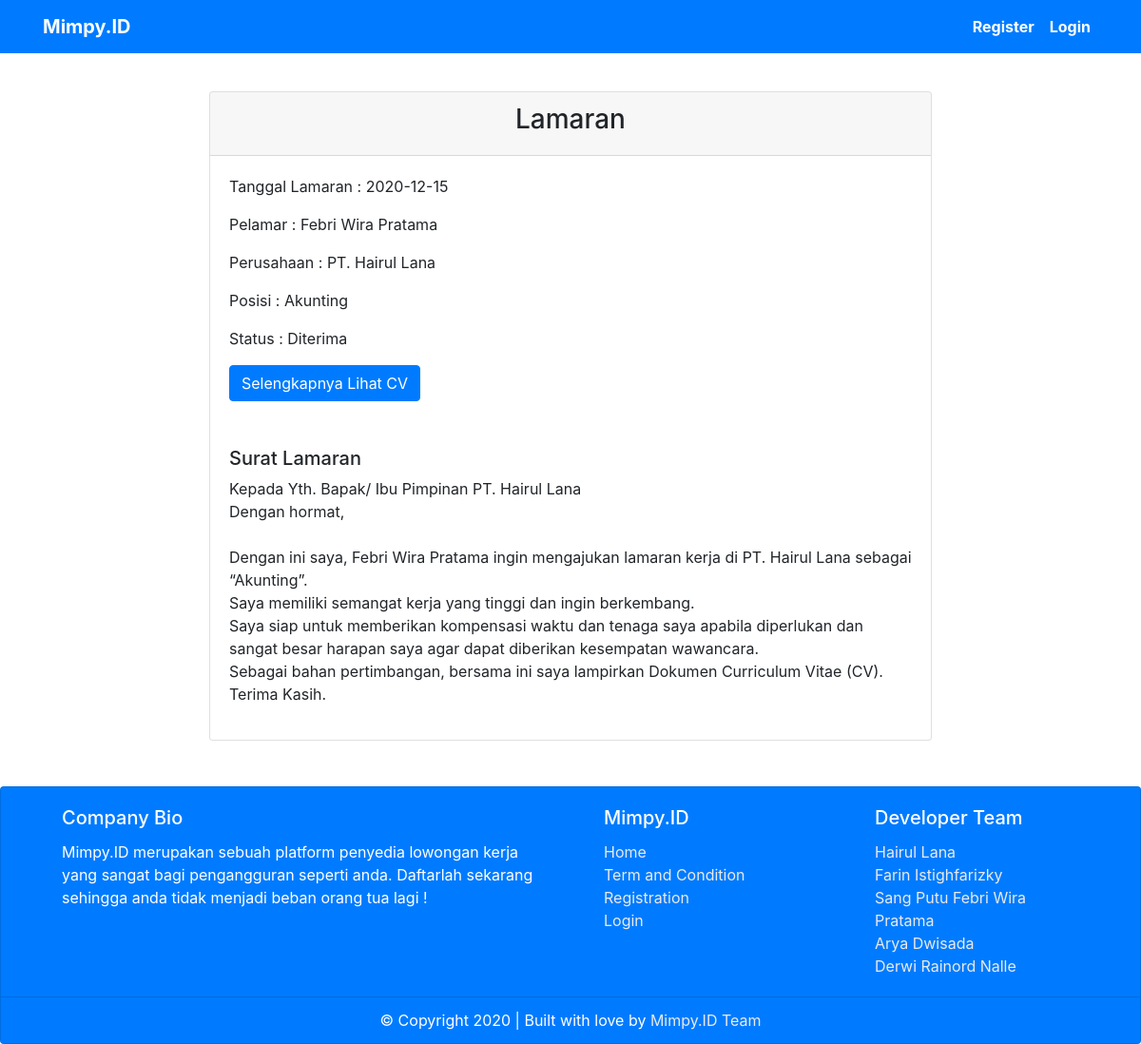
Page /lamaran.php?id=6 on the earlier database version.
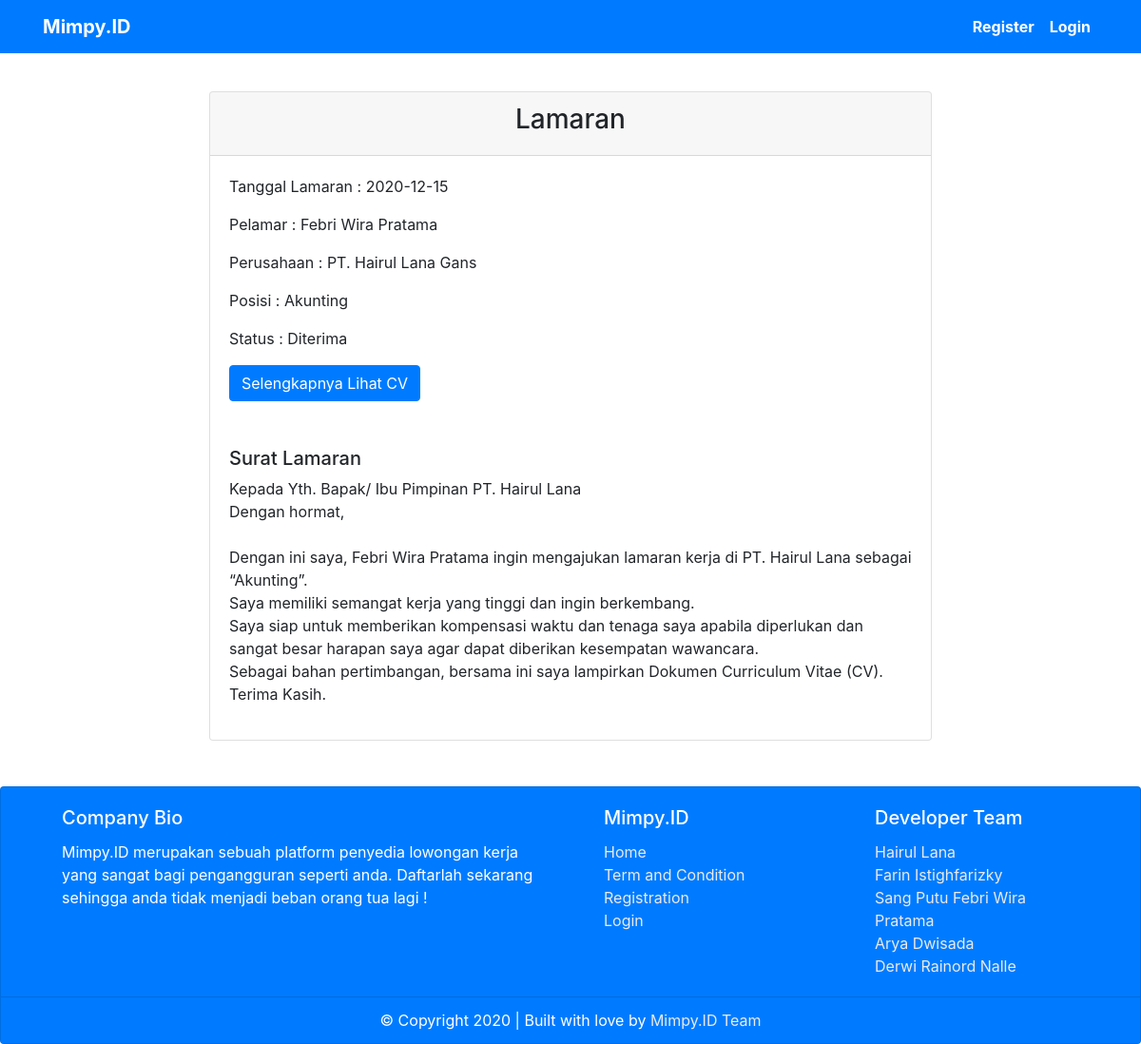
Same page on the later database version.
### tables this page shows
CREATE TABLE `lamaran` (
  `id` int(11) NOT NULL,
  `idPelamar` int(11) NOT NULL,
  `idLoker` int(11) NOT NULL,
  `tanggal` date NOT NULL,
  `gaji` int(11) NOT NULL,
  `suratLamaran` text NOT NULL,
  `status` varchar(25) NOT NULL,
  `konfirmasi` tinyint(1) NOT NULL,
  `pesanPerusahaan` text NOT NULL
);

CREATE TABLE `perusahaan` (
  `id` int(11) NOT NULL,
  `nama` varchar(50) NOT NULL,
  `email` varchar(50) NOT NULL,
  `telp` varchar(20) NOT NULL,
  `kota` varchar(30) NOT NULL,
  `alamat` varchar(100) NOT NULL,
  `deskripsi` varchar(512) NOT NULL,
  `foto` text NOT NULL,
  `password` varchar(255) NOT NULL
);

CREATE TABLE `pelamar` (
  `id` int(11) NOT NULL,
  `nama` varchar(50) NOT NULL,
  `email` varchar(50) NOT NULL,
  `telp` varchar(20) NOT NULL,
  `gender` varchar(10) NOT NULL,
  `alamat` varchar(100) NOT NULL,
  `foto` text NOT NULL,
  `cv` text NOT NULL,
  `password` varchar(255) NOT NULL
);

CREATE TABLE `loker` (
  `id` int(11) NOT NULL,
  `idPerusahaan` int(11) NOT NULL,
  `posisi` varchar(30) NOT NULL,
  `lulusan` varchar(50) NOT NULL,
  `jobdesk` varchar(100) NOT NULL,
  `keterangan` varchar(256) NOT NULL,
  `status` varchar(11) NOT NULL
);

### lamaran.php (the view, shortened to what this page needs)
<?php
require "db.php";
$id = $_GET["id"];
$lamaran = mysqli_query($db, "SELECT lamaran.suratLamaran as suratLamaran, pelamar.id as idPelamar, pelamar.nama as namaPelamar, lamaran.status as status, lamaran.tanggal as tanggal, lamaran.id as idLamaran, perusahaan.nama as namaPerusahaan, loker.posisi as posisi from lamaran inner join loker on loker.id = lamaran.idLoker inner join perusahaan on perusahaan.id = loker.idPerusahaan inner join pelamar on lamaran.idPelamar = pelamar.id where lamaran.id = $id");
$lamaran = mysqli_fetch_assoc($lamaran);
$idPelamar = $lamaran["idPelamar"];
$pelamar = mysqli_fetch_assoc(mysqli_query($db, "SELECT * from pelamar where id = $idPelamar"));
?>
<!DOCTYPE html>
<html lang="en">
<head>
    <?php require "headtags.php" ?>
</head>
<body>
    <?php require "navbar.php" ?>
    <div class="row">
        <div class="col-md-8 offset-md-2">
            <div class="container mt-5 ">
                <div class="card">
                    <div class="card-header text-center">
                        <h3>Lamaran</h3>
                    </div>
                    <div class="card-body">
                        <p>Tanggal Lamaran : <?= $lamaran["tanggal"] ?></p>
                        <p>Pelamar : <?= $lamaran["namaPelamar"] ?></p>
                        <p>Perusahaan : <?= $lamaran["namaPerusahaan"] ?></p>
                        <p>Posisi : <?= $lamaran["posisi"] ?></p>
                        <p>Status : <?= $lamaran["status"] ?></p>
                        <p><a href="assets/cv/<?= $pelamar['cv'] ?>" class="btn btn-primary">Selengkapnya Lihat CV</a></p>
                        <div class="mt-5">
                            <h5>Surat Lamaran</h5>
                            <p>
                                <?= nl2br(str_replace(' ','  ', htmlspecialchars($lamaran["suratLamaran"]))); ?>
                            </p>
                        </div>
                    </div>
                </div>
            </div>
        </div>
    </div>
    <?php
    include 'footer.php'
    ?>
</body>
</html>

Differences in the rows shown:
changed lamaran "Diterima": perusahaan.nama "PT. Hairul Lana" → "PT. Hairul Lana Gans"
